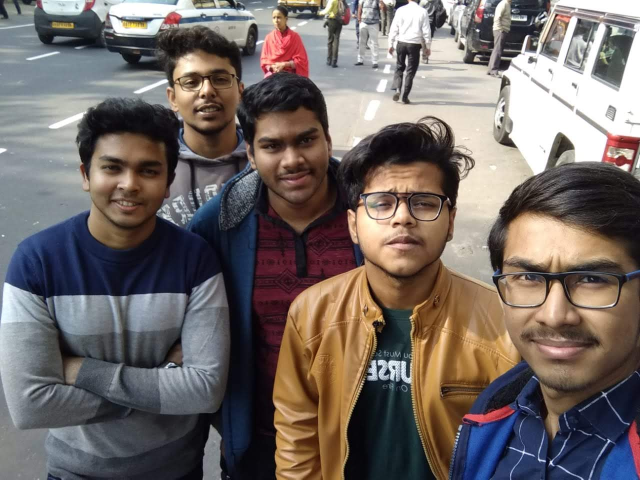
#> input picture image/m7.jpg, 1280 x 959 px, found by its file name (shown at 1/2 size); its folder holds 5 pictures in this run
$ jupyter execute --allow-errors Image_Recognition.ipynb   (shell and % lines are left out)
#> lines starting #> are read from the running program, lines starting #| are printed output that depends on the picture
# Image Recognition

[cell 1]
# Mounting Google Drive
from google.colab import drive
from os.path import join
ROOT = '/content/drive'
print(ROOT)
#> (the rest of this cell did not finish here and is left out)

[cell 2]
import cv2
import os
import pickle
import numpy as np
import imutils
from imutils import paths
from google.colab.patches import cv2_imshow

[cell 3]
output_path = "pickle/"
pre_trained_model = 'face_detection_model/'
test_img_path = "image/"

[cell 4]
# [69 lines left out: function model_testting_CV2, not called in this run]

#> (a cell that did not finish here is left out)

[cell 6]
image = cv2.imread("FaceRecognition/image/m7.jpg")
#> image is the input picture: shape (959, 1280, 3); mean B, G, R 100.8, 104.4, 113.9
image = imutils.resize(image,width=600)
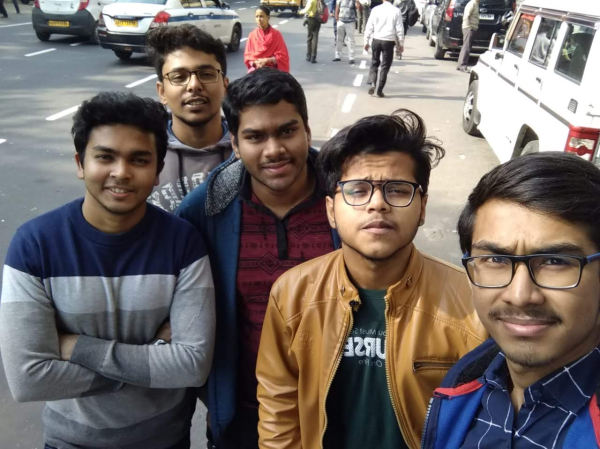
#> image: shape (449, 600, 3); mean B, G, R 100.8, 104.4, 113.9
(h,w) = image.shape[:2]
#> h = 449; w = 600

image_blob = cv2.dnn.blobFromImage(cv2.resize(image, (300,300)),  1.0, (300,300), (104.0, 177.0, 123.0),swapRB = False, crop = False)


#> (the rest of this cell did not finish here and is left out)
